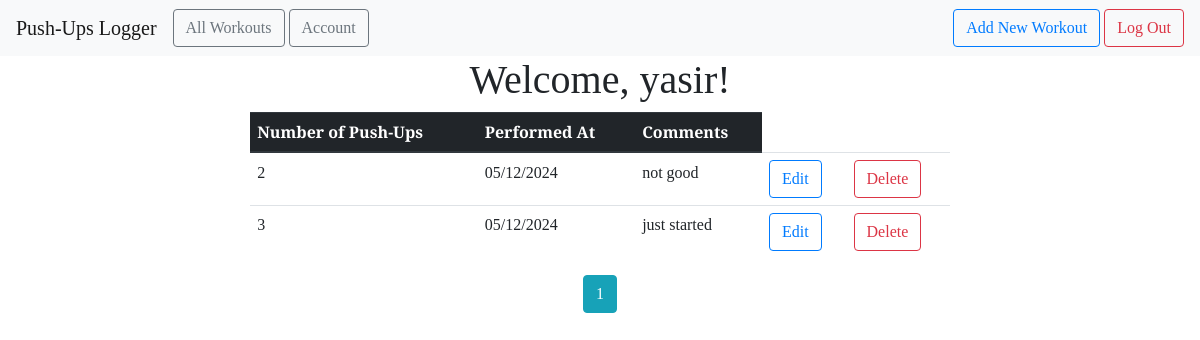
The page /all (signed in) on the database its author committed.
### pushups_logger/models.py (models this page shows)
class User(db.Model, UserMixin):
	id = db.Column(db.Integer, primary_key=True)
	email = db.Column(db.String(100), unique=True)
	password = db.Column(db.String(100))
	name = db.Column(db.String(100))
	workouts = db.relationship('Workout', backref='author', lazy=True)

class Workout(db.Model):
	id = db.Column(db.Integer, primary_key=True)
	pushups = db.Column(db.Integer, nullable=False)
	date_posted = db.Column(db.DateTime, nullable=False, default=datetime.utcnow)
	comment = db.Column(db.Text, nullable=False)
	user_id = db.Column(db.Integer, db.ForeignKey('user.id'), nullable=False)

### pushups_logger/main.py (the view)
@main.route('/all')
@login_required
def user_workouts():
	page = request.args.get('page', 1, type=int)
	user = User.query.filter_by(email=current_user.email).first_or_404()
	workouts = Workout.query.filter_by(author=user).paginate(page=page, per_page=3)
	return render_template('all_workouts.html', workouts=workouts, user=user)

### pushups_logger/__init__.py (called while the page is built)
def create_app():
	app = Flask(__name__)
	app.config['SECRET_KEY'] = 'secret-key'
	app.config['SQLALCHEMY_DATABASE_URI'] = 'sqlite:///db.sqlite'
	db.init_app(app)
	login_manager = LoginManager()
	login_manager.login_veiw = 'auth.login'
	login_manager.init_app(app)
	from .models import User
	@login_manager.user_loader
	def user_loader(user_id):
		return User.query.get(int(user_id))
	from .main import main as main_blueprint
	app.register_blueprint(main_blueprint)
	from .auth import auth as auth_blueprint
	app.register_blueprint(auth_blueprint)
	return app

### pushups_logger/templates/all_workouts.html (shortened to what this page needs)
{% extends "base.html" %} {% block head %} {{ super() }}
<link
  rel="stylesheet"
  href="{{ url_for('static', filename= 'extended_beauty.css') }}"
/>
<center>
  {% endblock %} {% block content %}
  <h1>
    Welcome, {{ user.name }}!
  </h1>
<center>
  <div>
    <table class="table table-hover" style="width: 700px;">
      <thead class="thead-dark">
        <tr>
          <th scope="col">Number of Push-Ups</th>
          <th scope="col">Performed At</th>
          <th scope="col">Comments</th>
        </tr>
      </thead>
      <tbody>
        {% for workout in workouts.items %}
        <tr>
          <td>{{ workout.pushups }}</td>
          <td>{{ workout.date_posted.strftime('%m/%d/%Y') }}</td>
          <td>{{ workout.comment }}</td>
          <td>
            <a
              href="{{ url_for('main.update_workout', workout_id=workout.id) }}"
              class="btn btn-outline-primary"
              role="button"
            >
              Edit
            </a>
          </td>
          <td>
            <a
              href="{{ url_for('main.delete_workout', workout_id=workout.id) }}"
              class="btn btn-outline-danger"
              role="button"
            >
              Delete
            </a>
          </td>
        </tr>
        {% endfor %}
      </tbody>
    </table>
    {% for page_num in workouts.iter_pages(left_edge=1, right_edge=1, left_current=1, right_current=1) %}
    {% if page_num %}
    {% if workouts.page == page_num %}
    <a
      class="btn btn-info mb-4"
      href="{{ url_for('main.user_workouts', page=page_num) }}"
      >{{ page_num }}</a
    >
    {% else %}
    <a
      class="btn btn-outline-info mb-4"
      href="{{ url_for('main.user_workouts', page=page_num) }}"
      >{{ page_num }}</a
    >
    {% endif %} {% else %} ... {% endif %} {% endfor %}
  </div>
</center>
{% endblock %}

### pushups_logger/static/beauty.css (style rules this page uses)
* { font-family: "Arvo", serif; }

### pushups_logger/static/extended_beauty.css (style rules this page uses)
h1, h2, h4, p { font-family: "Arvo", serif; }

### pushups_logger/templates/all_workouts.html (style rules this page uses)
.table td, .table th { padding: 0.45rem !important; }

### rows shown on the page
User: name "yasir"
Workout: pushups "2", date_posted "05/12/2024", comment "not good"
Workout: pushups "3", date_posted "05/12/2024", comment "just started"

### other values the page prints
{{ page_num }} "1"
